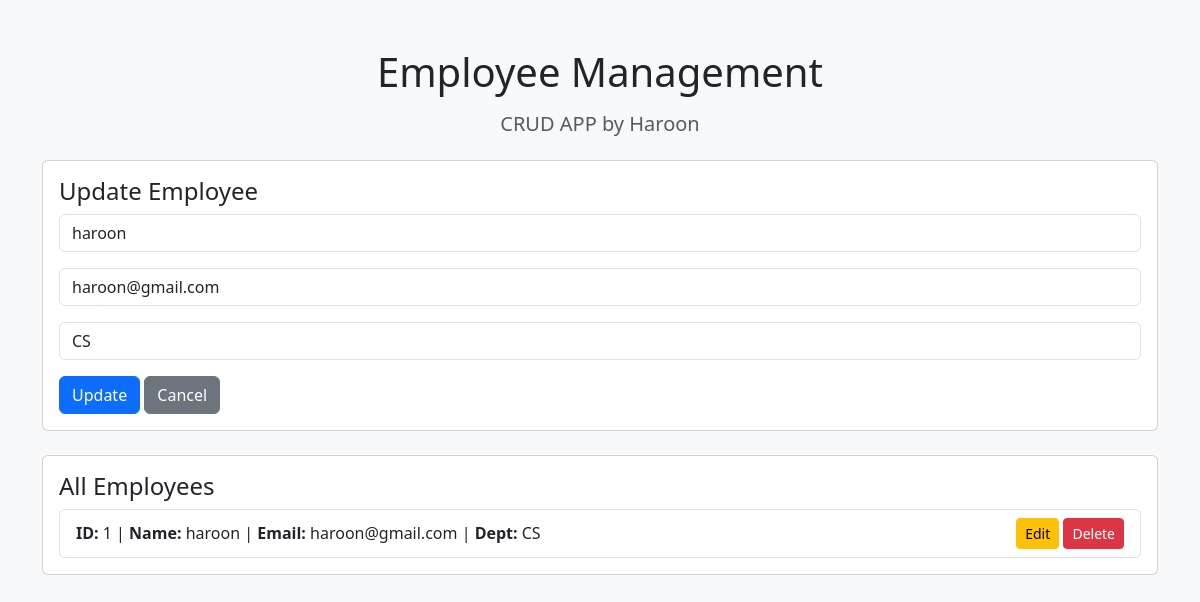
Screenshot of /edit/1 with the database file from the repository.
### models.py (models this page shows, shortened)
class Employee(db.Model):
    id=db.Column(db.Integer,primary_key=True)
    name=db.Column(db.String(60),nullable=False)
    email=db.Column(db.String(60),nullable=False,unique=True)
    department=db.Column(db.String(60),nullable=False)

### app.py (the view, shortened to what this page needs)
@app.route('/edit/<int:id>',methods=['GET','POST'])
def edit(id):
    emp=Employee.query.get_or_404(id)
    employees=Employee.query.all()
    return render_template('index.html',employees=employees,edit_emp=emp)

### templates/index.html (shortened to what this page needs)
<!DOCTYPE html>
<html>
<head>
    <link href="https://cdn.jsdelivr.net/npm/bootstrap@5.3.3/dist/css/bootstrap.min.css" rel="stylesheet">
</head>
<body class="bg-light">
    <div class="container mt-5">
        <h1 class="text-center mb-3">Employee Management</h1>
        <h5 class="text-center text-muted mb-4">CRUD APP by Haroon</h5>
        <div class="card mb-4">
            <div class="card-body">
                {% if edit_emp %}
                    <h4 class="card-title">Update Employee</h4>
                    <form method="POST" action="/edit/{{ edit_emp.id }}">
                        <div class="mb-3">
                            <input type="text" class="form-control" name="name" value="{{ edit_emp.name }}" required>
                        </div>
                        <div class="mb-3">
                            <input type="email" class="form-control" name="email" value="{{ edit_emp.email }}" required>
                        </div>
                        <div class="mb-3">
                            <input type="text" class="form-control" name="department" value="{{ edit_emp.department }}" required>
                        </div>
                        <button type="submit" class="btn btn-primary">Update</button>
                        <a href="/" class="btn btn-secondary">Cancel</a>
                    </form>
                {% endif %}
            </div>
        </div>
        <div class="card">
            <div class="card-body">
                <h4 class="card-title">All Employees</h4>
                {% if employees %}
                    <ul class="list-group">
                        {% for emp in employees %}
                            <li class="list-group-item d-flex justify-content-between align-items-center">
                                <div>
                                    <strong>ID:</strong> {{ emp.id }} |
                                    <strong>Name:</strong> {{ emp.name }} |
                                    <strong>Email:</strong> {{ emp.email }} |
                                    <strong>Dept:</strong> {{ emp.department }}
                                </div>
                                <div>
                                    <a href="/edit/{{ emp.id }}" class="btn btn-sm btn-warning">Edit</a>
                                    <a href="/delete/{{ emp.id }}" class="btn btn-sm btn-danger" onclick="return confirm('Are you sure?')">Delete</a>
                                </div>
                            </li>
                        {% endfor %}
                    </ul>
                {% else %}
                    <p class="text-muted">No employees found.</p>
                {% endif %}
            </div>
        </div>
    </div>
</body>
</html>

### rows the page displays
Employee: name "haroon", email "haroon@gmail.com", department "CS", id "1"
